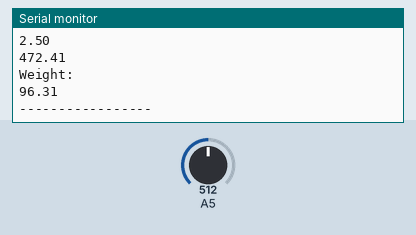
Recording of a sketch running on a simulated Arduino Uno, built with avr-gcc and run on an emulated ATmega328P. Parts: the last lines printed to the serial monitor. The test bench sets the inputs (shaded band); at power-on: A5 = 512.

Above: at 1.8 s.
1.9 s: A5 set to 716
At 2.8 s:
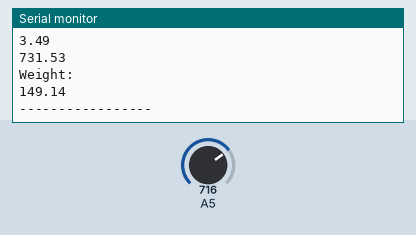
3.4 s: A5 set to 900
At 4.8 s:
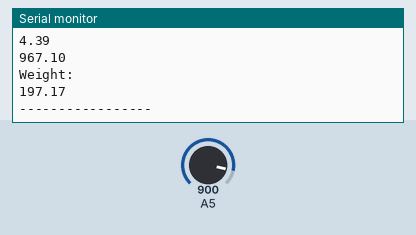
Timing chart, 0 to 6.4 s (numbered marks = the images above; inputs shaded):
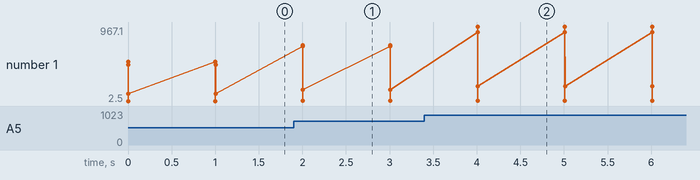

The sketch:

Force_Read.ino
```cpp
unsigned int valRead;
unsigned int voltage;
float voltageFloat = 0;
float estForce = 0;

const float slope = 261.7427;
const float offset = -181.948;

void setup() {
  // put your setup code here, to run once:
  Serial.begin(115200);
}

void loop() {
  // put your main code here, to run repeatedly:
  valRead = analogRead(A5);
  voltage = map(valRead, 0, 1023, 0, 500);
  voltageFloat = float(voltage)/100.0f;
  estForce = slope*voltageFloat+offset;
  if (estForce < 0.0f) {
    estForce = 0.0f;
  }
  Serial.println(valRead);
  Serial.println(voltageFloat);
  Serial.println(estForce);
  Serial.println("Weight: ");
  Serial.println(2*estForce/9.81);
  Serial.println("-----------------");
  delay(1000);
}
```

Measured:
- after the input at 1.9 s, the serial monitor: prints a new line after 0.10 s (image 1)
- after the input at 3.4 s, the serial monitor: prints a new line after 0.61 s (image 2)
- plotted number 1: 96.31 → 149.14 after the input at 1.9 s, 149.14 → 197.17 after the input at 3.4 s
